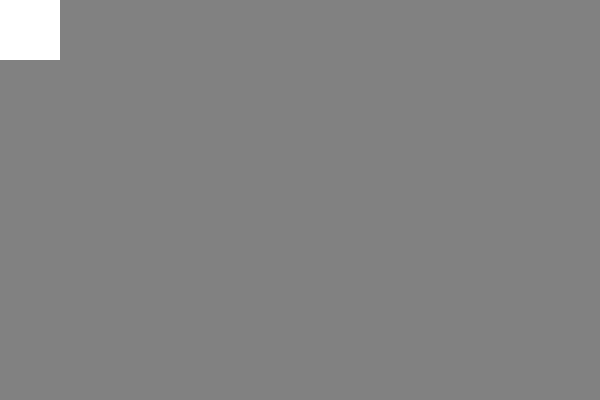
Frame 1 (no input)
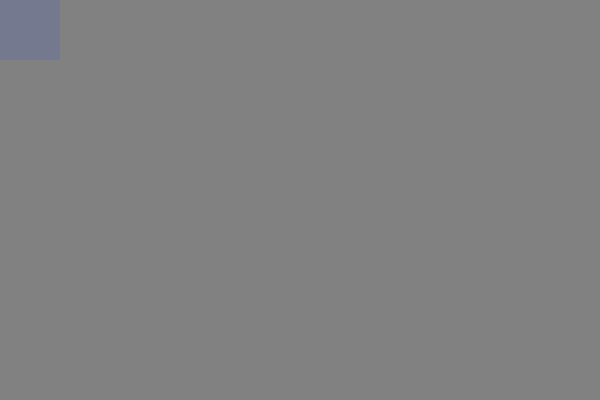
Frame 60 (the mouse pressed at the canvas centre just before this capture)
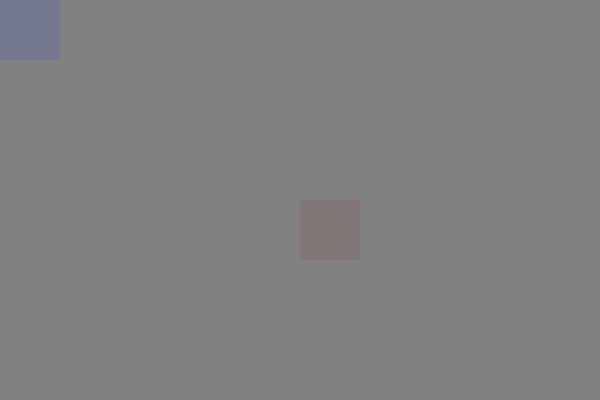
Frame 120 (the mouse held since frame 60 and released just before this capture)

The Processing sketch that drew these frames (run headless with seeded random() and noise(); from frame 60 on, the mouse is pressed at the canvas centre):

// Processing sketch: processing_136038
// ── processing_136038.pde

boolean forma= false;

void setup (){
 size(600,400);
background(129,129,129); 
smooth(50);
}

void draw() {
 if (forma== true) {
   noStroke();
   ellipse(mouseX,mouseY, 120,120 );
   fill(random(255),random(255),random(255),25);
 } else{
   noStroke();
   rect (mouseX,mouseY, 60, 60);
   fill(random(255),random(255),random(255),25);
}
}
void mouseReleased (){
 if (forma== false) {
   forma=true;

}
  else if (forma==true){
    forma= false;
  
  
}
}

  void keyPressed (){
  if (key=='b')
   save("miImagen.png");
}
